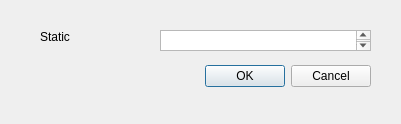
<?xml version="1.0" encoding="UTF-8"?>
<ui version="4.0">
 <class>Dialog_Simplementinput</class>
 <widget class="QDialog" name="Dialog_Simplementinput">
  <property name="geometry">
   <rect>
    <x>0</x>
    <y>0</y>
    <width>401</width>
    <height>124</height>
   </rect>
  </property>
  <property name="windowTitle">
   <string>Dialog</string>
  </property>
  <widget class="QDialogButtonBox" name="buttonBox">
   <property name="geometry">
    <rect>
     <x>30</x>
     <y>60</y>
     <width>341</width>
     <height>32</height>
    </rect>
   </property>
   <property name="orientation">
    <enum>Qt::Horizontal</enum>
   </property>
   <property name="standardButtons">
    <set>QDialogButtonBox::Cancel|QDialogButtonBox::Ok</set>
   </property>
  </widget>
  <widget class="QLabel" name="label">
   <property name="geometry">
    <rect>
     <x>40</x>
     <y>30</y>
     <width>47</width>
     <height>13</height>
    </rect>
   </property>
   <property name="text">
    <string>Static</string>
   </property>
  </widget>
  <widget class="QTextEdit" name="textEdit">
   <property name="geometry">
    <rect>
     <x>160</x>
     <y>30</y>
     <width>211</width>
     <height>21</height>
    </rect>
   </property>
  </widget>
 </widget>
 <resources/>
 <connections>
  <connection>
   <sender>buttonBox</sender>
   <signal>accepted()</signal>
   <receiver>Dialog_Simplementinput</receiver>
   <slot>accept()</slot>
   <hints>
    <hint type="sourcelabel">
     <x>248</x>
     <y>254</y>
    </hint>
    <hint type="destinationlabel">
     <x>157</x>
     <y>274</y>
    </hint>
   </hints>
  </connection>
  <connection>
   <sender>buttonBox</sender>
   <signal>rejected()</signal>
   <receiver>Dialog_Simplementinput</receiver>
   <slot>reject()</slot>
   <hints>
    <hint type="sourcelabel">
     <x>316</x>
     <y>260</y>
    </hint>
    <hint type="destinationlabel">
     <x>286</x>
     <y>274</y>
    </hint>
   </hints>
  </connection>
 </connections>
</ui>
